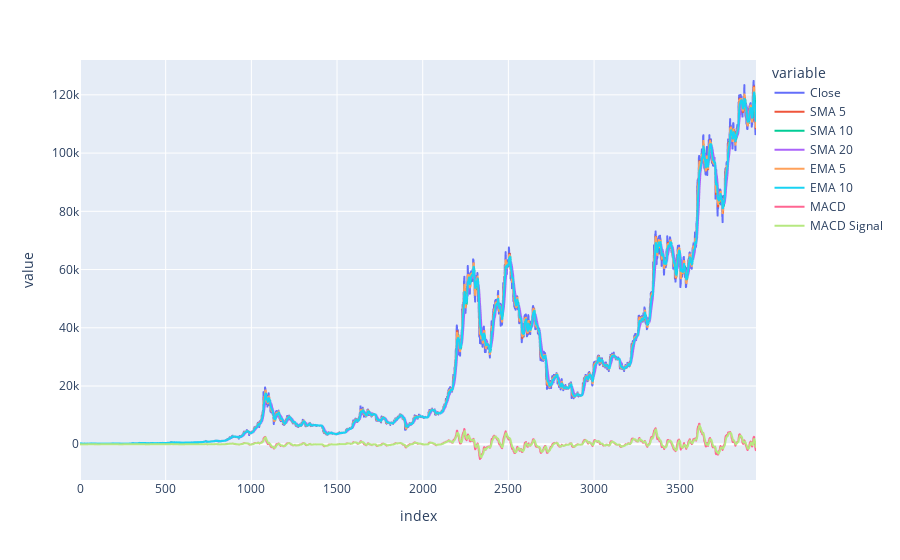

The cell this chart's notebook holds for it:
### Code cell
ema_12 = close.ewm(span=12, adjust=False).mean()
ema_26 = close.ewm(span=26, adjust=False).mean()
close_df['MACD'] = ema_12 - ema_26
close_df['MACD Signal'] = close_df['MACD'].ewm(span=9, adjust=False).mean()

ex.line(close_df)

### Figure 1 — Plotly figure (JSON) as saved in the notebook; plotly's stock layout.template omitted (floating-point values rounded to 4 significant figures; data arrays with more than 128 entries replaced by an {"elided": "..."} marker saying what was removed)
{"data": [{"hovertemplate": "variable=Close<br>index=%{x}<br>value=%{y}<extra></extra>", "legendgroup": "Close", "line": {"color": "#636efa", "dash": "solid"}, "marker": {"symbol": "circle"}, "mode": "lines", "name": "Close", "showlegend": true, "type": "scattergl", "x": {"elided": "3946 int values"}, "xaxis": "x", "y": {"elided": "3946 float values"}, "yaxis": "y"}, {"hovertemplate": "variable=SMA 5<br>index=%{x}<br>value=%{y}<extra></extra>", "legendgroup": "SMA 5", "line": {"color": "#EF553B", "dash": "solid"}, "marker": {"symbol": "circle"}, "mode": "lines", "name": "SMA 5", "showlegend": true, "type": "scattergl", "x": {"elided": "3946 int values"}, "xaxis": "x", "y": {"elided": "3946 float values"}, "yaxis": "y"}, {"hovertemplate": "variable=SMA 10<br>index=%{x}<br>value=%{y}<extra></extra>", "legendgroup": "SMA 10", "line": {"color": "#00cc96", "dash": "solid"}, "marker": {"symbol": "circle"}, "mode": "lines", "name": "SMA 10", "showlegend": true, "type": "scattergl", "x": {"elided": "3946 int values"}, "xaxis": "x", "y": {"elided": "3946 float values"}, "yaxis": "y"}, {"hovertemplate": "variable=SMA 20<br>index=%{x}<br>value=%{y}<extra></extra>", "legendgroup": "SMA 20", "line": {"color": "#ab63fa", "dash": "solid"}, "marker": {"symbol": "circle"}, "mode": "lines", "name": "SMA 20", "showlegend": true, "type": "scattergl", "x": {"elided": "3946 int values"}, "xaxis": "x", "y": {"elided": "3946 float values"}, "yaxis": "y"}, {"hovertemplate": "variable=EMA 5<br>index=%{x}<br>value=%{y}<extra></extra>", "legendgroup": "EMA 5", "line": {"color": "#FFA15A", "dash": "solid"}, "marker": {"symbol": "circle"}, "mode": "lines", "name": "EMA 5", "showlegend": true, "type": "scattergl", "x": {"elided": "3946 int values"}, "xaxis": "x", "y": {"elided": "3946 float values"}, "yaxis": "y"}, {"hovertemplate": "variable=EMA 10<br>index=%{x}<br>value=%{y}<extra></extra>", "legendgroup": "EMA 10", "line": {"color": "#19d3f3", "dash": "solid"}, "marker": {"symbol": "circle"}, "mode": "lines", "name": "EMA 10", "showlegend": true, "type": "scattergl", "x": {"elided": "3946 int values"}, "xaxis": "x", "y": {"elided": "3946 float values"}, "yaxis": "y"}, {"hovertemplate": "variable=MACD<br>index=%{x}<br>value=%{y}<extra></extra>", "legendgroup": "MACD", "line": {"color": "#FF6692", "dash": "solid"}, "marker": {"symbol": "circle"}, "mode": "lines", "name": "MACD", "showlegend": true, "type": "scattergl", "x": {"elided": "3946 int values"}, "xaxis": "x", "y": {"elided": "3946 float values"}, "yaxis": "y"}, {"hovertemplate": "variable=MACD Signal<br>index=%{x}<br>value=%{y}<extra></extra>", "legendgroup": "MACD Signal", "line": {"color": "#B6E880", "dash": "solid"}, "marker": {"symbol": "circle"}, "mode": "lines", "name": "MACD Signal", "showlegend": true, "type": "scattergl", "x": {"elided": "3946 int values"}, "xaxis": "x", "y": {"elided": "3946 float values"}, "yaxis": "y"}], "layout": {"legend": {"title": {"text": "variable"}, "tracegroupgap": 0}, "margin": {"t": 60}, "xaxis": {"anchor": "y", "domain": [0, 1], "title": {"text": "index"}}, "yaxis": {"anchor": "x", "domain": [0, 1], "title": {"text": "value"}}}}
